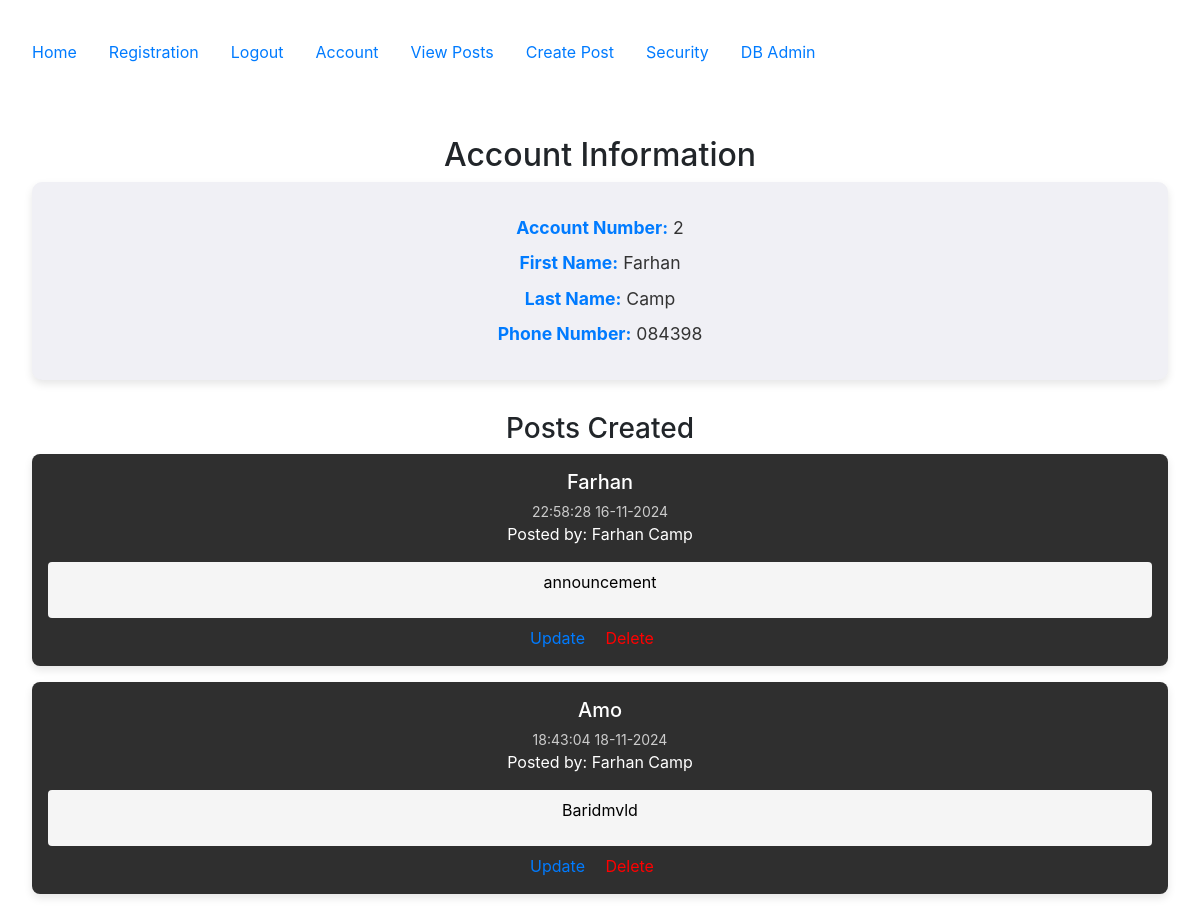
/accounts/account (signed in), run on an earlier commit of the app's database.
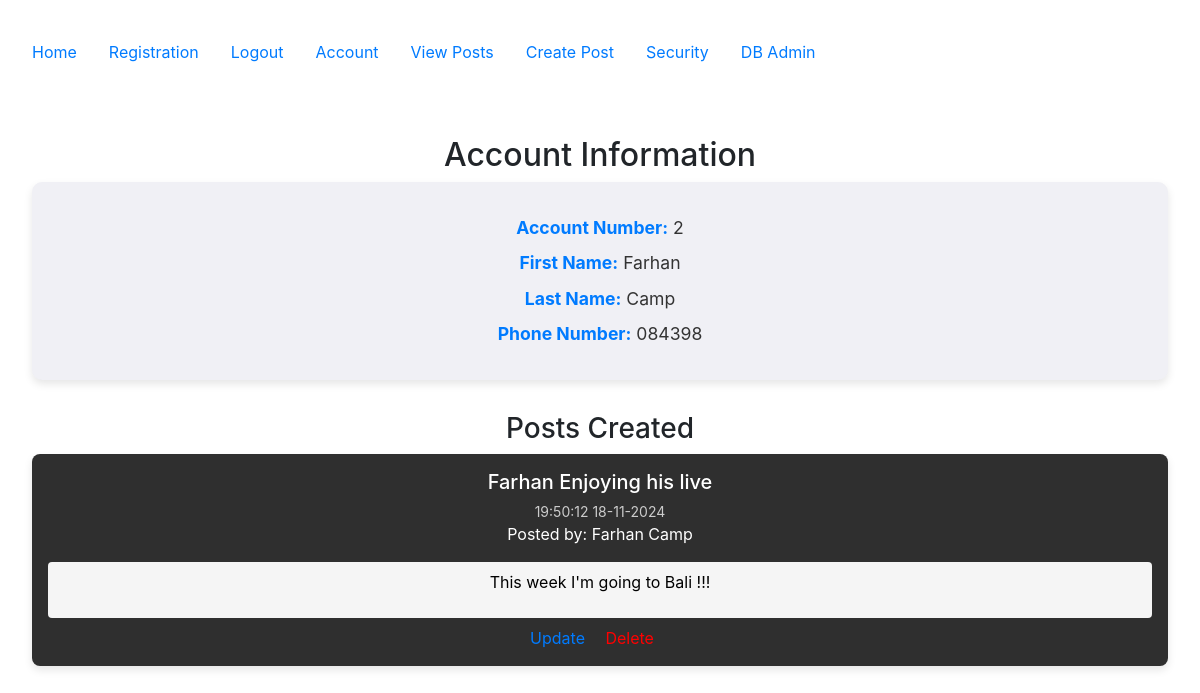
And on a later commit of the database.
### config.py (models this page shows, shortened)
class Post(db.Model):
   __tablename__ = 'posts'
   id = db.Column(db.Integer, primary_key=True)
   userid = db.Column(db.Integer, db.ForeignKey('users.id'))
   created = db.Column(db.DateTime, nullable=False, default=datetime.utcnow)
   title = db.Column(db.Text, nullable=False)
   body = db.Column(db.Text, nullable=False)
   user = db.relationship("User", back_populates="posts")

class User(db.Model, UserMixin):
    __tablename__ = 'users'
    id = db.Column(db.Integer, primary_key=True)
    email = db.Column(db.String(100), nullable=False, unique=True)
    password = db.Column(db.String(100), nullable=False)
    firstname = db.Column(db.String(100), nullable=False)
    lastname = db.Column(db.String(100), nullable=False)
    phone = db.Column(db.String(100), nullable=False)
    mfa_key = db.Column(db.String(32), nullable=False, default='')  # Store MFA key
    mfa_enabled = db.Column(db.Boolean, nullable=False, default=False)  # Track if MFA is enabled
    posts = db.relationship("Post", order_by=Post.id, back_populates="user")

### accounts/views.py (the view)
@accounts_bp.route('/account')
@login_required
def account():
    user = current_user  # Get the logged-in user
    user_posts = Post.query.filter_by(userid=user.id).all()  # Adjust column name to 'userid'
    return render_template('accounts/account.html', user=user, posts=user_posts)

### accounts/views.py (called while the page is built, shortened)
@accounts_bp.before_request
def restrict_access():
    if current_user.is_authenticated:
        restricted_routes_authenticated = ['accounts.registration', 'accounts.login']
        if request.endpoint in restricted_routes_authenticated:
            flash("You are already logged in.", "danger")
            return redirect(url_for('posts.posts'))

### app.py (called while the page is built, shortened)
@login_manager.user_loader
def load_user(user_id):
    return User.query.get(int(user_id))

@app.before_request
def restrict_access():
    if current_user.is_authenticated:
        restricted_routes_authenticated = ['accounts.registration', 'accounts.login']
        if request.endpoint in restricted_routes_authenticated:
            flash("You are already logged in.", "danger")
            return redirect(url_for('posts.posts'))

### templates/accounts/account.html (shortened to what this page needs)
{% extends "base.html" %}
{% block content %}
<h2>Account Information</h2>
{% if user.is_authenticated %}
    <div class="account-info">
        <p><strong>Account Number:</strong> {{ user.id }}</p>
        <p><strong>First Name:</strong> {{ user.firstname }}</p>
        <p><strong>Last Name:</strong> {{ user.lastname }}</p>
        <p><strong>Phone Number:</strong> {{ user.phone }}</p>
    </div>
    <h3>Posts Created</h3>
    <div class="post-container">
        {% for post in posts %}
            <div class="post-card">
                <h4>{{ post.title }}</h4>
                <small>{{ post.created.strftime('%H:%M:%S %d-%m-%Y') }}</small>
                <p>Posted by: {{ user.firstname }} {{ user.lastname }}</p>
                <div class="post-body">
                    <p>{{ post.body }}</p>
                </div>
                <div class="post-actions">
                    <a href="{{ url_for('posts.update', id=post.id) }}">Update</a>
                    <a href="{{ url_for('posts.delete', id=post.id) }}" style="color: red;">Delete</a>
                </div>
            </div>
        {% endfor %}
    </div>
{% else %}
    <p>You must be logged in to view account details.</p>
{% endif %}
{% endblock %}

What changed in the data, as far as the page shows it:
removed Post: title "Farhan", created "22:58:28 16-11-2024", {{ user.firstname }} "Farhan", {{ user.lastname }} "Camp", body "announcement"
removed Post: title "Amo", created "18:43:04 18-11-2024", {{ user.firstname }} "Farhan", {{ user.lastname }} "Camp", body "Baridmvld"
added Post: title "Farhan Enjoying his live", created "19:50:12 18-11-2024", {{ user.firstname }} "Farhan", {{ user.lastname }} "Camp", body "This week I'm going to Bali !!!"
